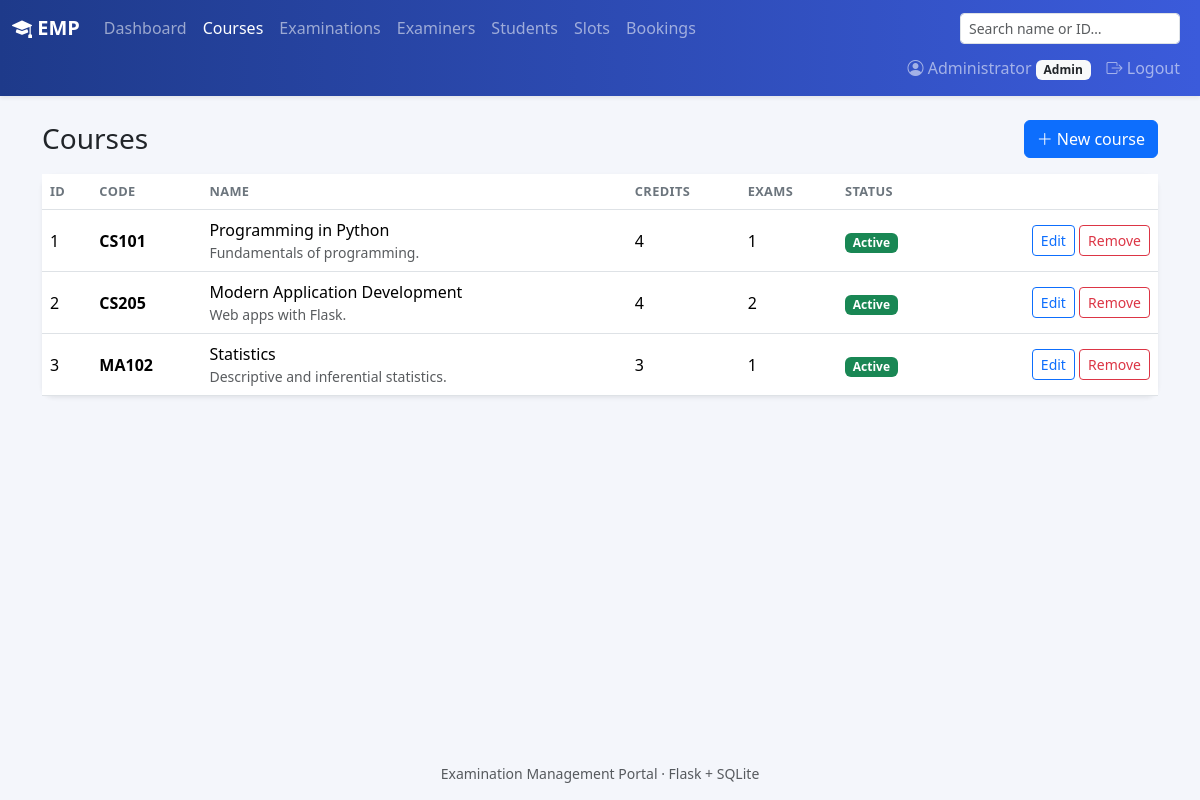
Page /admin/courses (signed in) on the committed database.
### models.py (models this page shows, shortened)
class User(UserMixin, db.Model):
    id = db.Column(db.Integer, primary_key=True)
    role = db.Column(db.String(20), nullable=False)
    name = db.Column(db.String(120), nullable=False)
    email = db.Column(db.String(120), unique=True, nullable=False)
    password_hash = db.Column(db.String(256), nullable=False)
    phone = db.Column(db.String(20))
    department = db.Column(db.String(120))
    designation = db.Column(db.String(120))
    roll_no = db.Column(db.String(40), unique=True)
    program = db.Column(db.String(120))
    status = db.Column(db.String(20), nullable=False, default="Active")
    created_at = db.Column(db.DateTime, default=datetime.now)
    slots = db.relationship("Slot", back_populates="examiner", foreign_keys="Slot.examiner_id")
    bookings = db.relationship("Booking", back_populates="student", foreign_keys="Booking.student_id")
    assigned_exams = db.relationship("Exam", secondary=exam_examiners, back_populates="examiners")

class Course(db.Model):
    id = db.Column(db.Integer, primary_key=True)
    code = db.Column(db.String(20), unique=True, nullable=False)
    name = db.Column(db.String(150), nullable=False)
    description = db.Column(db.Text)
    credits = db.Column(db.Integer)
    status = db.Column(db.String(20), nullable=False, default="Active")
    created_at = db.Column(db.DateTime, default=datetime.now)
    exams = db.relationship("Exam", back_populates="course")

### routes/admin.py (the view)
@bp.route("/courses")
@role_required("admin")
def courses():
    return render_template("admin/courses.html", courses=Course.query.order_by(Course.code).all())

### routes/utils.py (called while the page is built)
def role_required(role):
    def decorator(view):
        @wraps(view)
        @login_required
        def wrapped(*args, **kwargs):
            if current_user.role != role:
                abort(403)
            if current_user.status == "Pending":
                return redirect(url_for("auth.pending"))
            if current_user.status != "Active":
                flash("Your account is inactive. Contact the administrator.", "danger")
                return redirect(url_for("auth.logout"))
            return view(*args, **kwargs)
        return wrapped
    return decorator

### templates/admin/courses.html (shortened to what this page needs)
{% extends "base.html" %}
{% from "_macros.html" import badge, post_button %}
{% block content %}
<div class="d-flex justify-content-between align-items-center mb-3">
  <h3 class="mb-0">Courses</h3>
  <a href="{{ url_for('admin.course_form') }}" class="btn btn-primary"><i class="bi bi-plus-lg"></i> New course</a>
</div>
<div class="card shadow-sm border-0"><div class="table-responsive">
<table class="table table-hover align-middle mb-0">
  <thead><tr><th>ID</th><th>Code</th><th>Name</th><th>Credits</th><th>Exams</th><th>Status</th><th></th></tr></thead>
  <tbody>
  {% for c in courses %}
    <tr><td>{{ c.id }}</td><td class="fw-semibold">{{ c.code }}</td>
      <td>{{ c.name }}<div class="small text-muted">{{ (c.description or '')[:80] }}</div></td>
      <td>{{ c.credits or '—' }}</td><td>{{ c.exams|length }}</td><td>{{ badge(c.status) }}</td>
      <td class="text-end text-nowrap">
        <a href="{{ url_for('admin.course_form', cid=c.id) }}" class="btn btn-sm btn-outline-primary">Edit</a>
        {{ post_button(url_for('admin.course_delete', cid=c.id), 'Remove', 'btn-outline-danger') }}
      </td></tr>
  {% else %}<tr><td colspan="7" class="text-center text-muted py-4">No courses yet.</td></tr>{% endfor %}
  </tbody>
</table></div></div>
{% endblock %}

### templates/base.html (shortened to what this page needs)
<!doctype html>
<html lang="en">
<head>
  <link href="https://cdn.jsdelivr.net/npm/bootstrap@5.3.3/dist/css/bootstrap.min.css" rel="stylesheet">
  <link href="https://cdn.jsdelivr.net/npm/bootstrap-icons@1.11.3/font/bootstrap-icons.min.css" rel="stylesheet">
  <link href="{{ url_for('static', filename='style.css') }}" rel="stylesheet">
</head>
<body>
<nav class="navbar navbar-expand navbar-dark bg-emp shadow-sm">
  <div class="container-fluid flex-wrap">
    <a class="navbar-brand fw-semibold" href="{{ url_for('index') }}"><i class="bi bi-mortarboard-fill"></i> EMP</a>
    {% if current_user.is_authenticated and current_user.status == 'Active' %}
    <ul class="navbar-nav flex-wrap me-auto">
      {% if current_user.role == 'admin' %}
        {% set links = [('admin.dashboard','Dashboard'),('admin.courses','Courses'),('admin.exams','Examinations'),
                        ('admin.examiners','Examiners'),('admin.students','Students'),('admin.slots','Slots'),
                        ('admin.bookings','Bookings')] %}
      {% elif current_user.role == 'examiner' %}
        {% set links = [('examiner.dashboard','Dashboard'),('examiner.exams','My Examinations'),
                        ('examiner.slots','My Slots'),('examiner.evaluations','Evaluations')] %}
      {% else %}
        {% set links = [('student.dashboard','Dashboard'),('student.exams','Examinations'),
                        ('student.bookings','My Bookings'),('student.results','Results')] %}
      {% endif %}
      {% for ep, label in links %}
        <li class="nav-item"><a class="nav-link {% if request.endpoint == ep %}active{% endif %}" href="{{ url_for(ep) }}">{{ label }}</a></li>
      {% endfor %}
    </ul>
    {% if current_user.role == 'admin' %}
    <form class="d-flex me-2 my-1" action="{{ url_for('admin.search') }}">
      <input class="form-control form-control-sm" name="q" placeholder="Search name or ID…" value="{{ request.args.get('q','') }}">
    </form>
    {% endif %}
    {% endif %}
    {% if current_user.is_authenticated %}
    <ul class="navbar-nav ms-auto">
      <li class="nav-item"><a class="nav-link" href="{{ url_for('auth.profile') }}"><i class="bi bi-person-circle"></i> {{ current_user.name }} <span class="badge bg-light text-dark text-capitalize">{{ current_user.role }}</span></a></li>
      <li class="nav-item"><a class="nav-link" href="{{ url_for('auth.logout') }}"><i class="bi bi-box-arrow-right"></i> Logout</a></li>
    </ul>
    {% endif %}
  </div>
</nav>
<main class="container py-4">
  {% block content %}{% endblock %}
</main>
<footer class="text-center text-muted small py-3">Examination Management Portal · Flask + SQLite</footer>
</body>
</html>

### templates/_macros.html (shortened to what this page needs)
{% macro badge(status) -%}
<span class="badge text-bg-{{ status|badge }}">{{ status }}</span>
{%- endmacro %}
{% macro post_button(action, label, cls='btn-outline-secondary', name=None, value=None) -%}
<form method="post" action="{{ action }}" class="d-inline">
  <button class="btn btn-sm {{ cls }}">{{ label|safe }}</button>
</form>
{%- endmacro %}

### static/style.css (style rules this page uses)
body { background: #f4f6fb; min-height: 100vh; display: flex; flex-direction: column; }
main { flex: 1; }
.bg-emp { background: linear-gradient(90deg, #1e3a8a, #3b5bdb); }
.card { border-radius: .75rem; }
.table th { font-size: .8rem; text-transform: uppercase; letter-spacing: .03em; color: #6c757d; }

### rows in the picture
User: name "Administrator", role "Admin"
Course: id "1", code "CS101", name "Programming in Python", description "Fundamentals of programming.", credits "4", exams|length "1", status "Active", label "Remove"
Course: id "2", code "CS205", name "Modern Application Development", description "Web apps with Flask.", credits "4", exams|length "2", status "Active", label "Remove"
Course: id "3", code "MA102", name "Statistics", description "Descriptive and inferential statistics.", credits "3", exams|length "1", status "Active", label "Remove"

### other values in the picture
{{ label }} "Dashboard" "Courses" "Examinations" "Examiners" "Students" "Slots" "Bookings"
